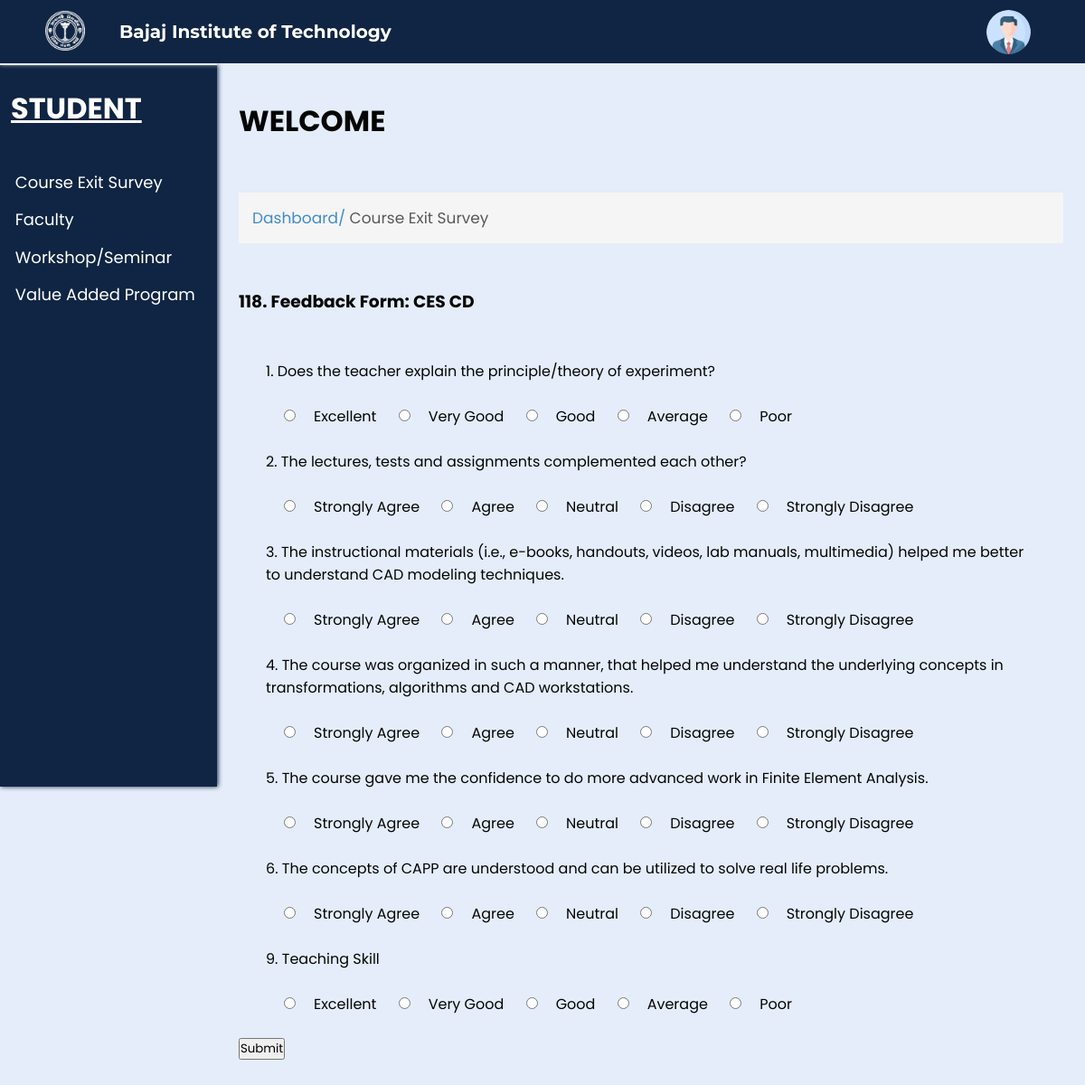
The page /feedback.php?id=118 (signed in) on the database its author committed.
### tables this page shows
CREATE TABLE `feedbacks` (
  `feedback_id` int(100) NOT NULL,
  `feedback_type` text NOT NULL,
  `author` text NOT NULL,
  `subject` text NOT NULL,
  `status` text NOT NULL,
  `dept` varchar(10) NOT NULL,
  `year` varchar(3) NOT NULL,
  `sem` varchar(4) NOT NULL,
  `section` varchar(1) NOT NULL
);

CREATE TABLE `feedback` (
  `id` int(10) NOT NULL,
  `feedback_id` int(11) NOT NULL,
  `question_id` int(11) NOT NULL
);

CREATE TABLE `questions` (
  `questionid` int(100) NOT NULL,
  `question` text NOT NULL,
  `questiontype` text NOT NULL,
  `option1` text NOT NULL,
  `mark1` int(10) DEFAULT 10,
  `option2` text NOT NULL,
  `mark2` int(10) NOT NULL DEFAULT 8,
  `option3` text NOT NULL,
  `mark3` int(10) NOT NULL DEFAULT 5,
  `option4` text NOT NULL,
  `mark4` int(10) NOT NULL DEFAULT 3,
  `option5` text NOT NULL,
  `mark5` int(10) NOT NULL DEFAULT 1
);

### feedback.php (the view, shortened to what this page needs)
<?php
include('connect.php');
$id = $_GET['id'];
$sql = "SELECT * FROM feedbacks WHERE feedback_id = '$id'";
$result = mysqli_query($conn, $sql);
$row = mysqli_fetch_assoc($result);
$type = $row['feedback_type'];
$subject = $row['subject'];
$query = "SELECT question_id FROM feedback WHERE feedback_id = '$id'";
$result1 = mysqli_query($conn, $query);
?>
<html lang="en">
<head>
    <link rel="stylesheet" href="css/ces.css?v=<?php echo time(); ?>">
    <link rel="stylesheet" href="css/common.css?v=<?php echo time(); ?>">
</head>
<body>
    <div class="nav">
        <div class="img">
            <img id="img" src="images/bitlogo_transparent.png" alt="BIT Logo">
        </div>
        <h2 id="heading">Bajaj Institute of Technology</h2>
        <div class="links" id="links">
            <div class="account_div">
                <img class="account_img" src="images/user.png" alt="User" width="7%" style="border-radius: 50%;">
            </div>
        </div>
    </div>
    <div class="spaces"></div>
    <div class="full">
        <div class="left">
            <h1>STUDENT</h1>
            <ul>
                <li><a href="CES.php">Course Exit Survey</a></li>
                <li><a href="#">Faculty</a></li>
                <li><a href="#">Workshop/Seminar</a></li>
                <li><a href="#">Value Added Program</a></li>
            </ul>
        </div>
        <div class="right">
            <h1>WELCOME</h1>
            <br>
            <p class="s1">Dashboard/ <span class="head">Course Exit Survey</span></p>
            <br>
            <br>
            <form action="give_feedback.php?id=<?php echo $id;?>" method="POST" class="ces">
                <h3><?php echo $id, ". Feedback Form: ", $type, " ", $subject;?></h3><br /><br />
                <div class="questions">
                <?php
                $i = 0;
                while ($row1 = mysqli_fetch_assoc($result1)) {
                    $question_id = $row1['question_id'];
                    $query2 = "SELECT * FROM questions WHERE questionid = '$question_id'";
                    $result2 = mysqli_query($conn, $query2);
                    $row2 = mysqli_fetch_assoc($result2);
                ?>
                    <?php echo $row2['questionid'] % 10, "."; ?>
                    <?php echo $row2['question']; ?><br><br>
                    <input type="radio" name="<?php echo 'option', $i ?>" value="<?php echo $row2['option1']; ?>"><?php echo $row2['option1']; ?>
                    <input type="radio" name="<?php echo 'option', $i ?>" value="<?php echo $row2['option2']; ?>"><?php echo $row2['option2']; ?>
                    <input type="radio" name="<?php echo 'option', $i ?>" value="<?php echo $row2['option3']; ?>"><?php echo $row2['option3']; ?>
                    <input type="radio" name="<?php echo 'option', $i ?>" value="<?php echo $row2['option4']; ?>"><?php echo $row2['option4']; ?>
                    <input type="radio" name="<?php echo 'option', $i ?>" value="<?php echo $row2['option5']; ?>"><?php echo $row2['option5']; ?>
                    <br><br>
                <?php
                    $i++;
                }
                ?>
                </div>
                <button type="submit" name="submit1">Submit</button>
            </form>
        </div>
    </div>
</body>
</html>

### css/CES.css (style rules this page uses)
.ces { background-color: #E4EDF9; }
.questions { margin: 0 30px; }
.ces input { margin: 0px 20px; }
h1 { top: 0; padding-bottom: 20px; }
.head { color: rgb(89, 89, 89); }

### css/common.css (style rules this page uses)
* { margin: 0; padding: 0; box-sizing: border-box; font-family: 'Poppins', sans-serif; }
body { background-color: #E4EDF9; }
.nav { background-color: #102543; position: fixed; width: 100%; z-index: 100; height: 70px; box-shadow: 0px 1px 5px #E4EDF9; transition: 0.5s; }
.nav .img { transition: 0.5s; margin-left: 2%; padding: 1%; text-align: center; height: 100%; float: left; width: 8%; }
#img { height: 95%; transition: 0.5s; }
.nav .img img { height: 100%; width: auto; }
.links img { width: auto; height: 70%; cursor: pointer; }
.nav h2 { transition: 0.5s; color: white; display: flex; height: 70px; font-size: 20px; float: left; width: 30%; align-items: center; padding: 1%; font-family: 'Montserrat', sans-serif; }
.nav .links { margin-right: 5%; transition: 0.5s; display: flex; height: 70px; float: left; width: 55%; align-items: center; justify-content: right; gap: 4%; font-family: 'Montserrat', sans-serif; }
.spaces { height: 70px; }
.full { width: 100%; max-width: 100%; min-height: 100%; margin: 0px; }
.left { height: 100vh; width: 20vw; background-color: #102543; color: white; border-top: 2px solid #E4EDF9; box-shadow: 1px 0px 5px #102543; position: fixed; }
.left h1 { margin: 10% 5%; text-decoration: underline; }
.right { width: 100%; padding: 5vh 2vw; padding-left: 22vw; color: rgb(5, 5, 5); }
.left ul { list-style-type: none; margin: 10% 7%; }
.left li { cursor: pointer; font-size: 18px; margin-top: 7%; transition: 0.5s; }
.left li a { text-decoration: none; color: white; }
.right>p { margin-top: 10px; font-size: 17px; padding: 15px; background-color: #F5F5F5; color: #428BCA; }
.right>p span { color: rgb(89, 89, 89); }
.account_div { text-align: center; }

### rows shown on the page
feedbacks: feedback_type "CES", subject "CD"
feedback: $row2['questionid']%10 "1", question.question "Does the teacher explain the principle/theory of experiment?", question.option1 "Excellent", question.option2 "Very Good", question.option3 "Good", question.option4 "Average", question.option5 "Poor"
feedback: $row2['questionid']%10 "2", question.question "The lectures, tests and assignments complemented each other?", question.option1 "Strongly Agree", question.option2 "Agree", question.option3 "Neutral", question.option4 "Disagree", question.option5 "Strongly Disagree"
feedback: $row2['questionid']%10 "3", question.question "The instructional materials (i.e., e-books, handouts, videos, lab manuals, multimedia) helped me better to understand CAD modeling techniques.", question.option1 "Strongly Agree", question.option2 "Agree", question.option3 "Neutral", question.option4 "Disagree", question.option5 "Strongly Disagree"
feedback: $row2['questionid']%10 "4", question.question "The course was organized in such a manner, that helped me understand the underlying concepts in transformations, algorithms and CAD workstations.", question.option1 "Strongly Agree", question.option2 "Agree", question.option3 "Neutral", question.option4 "Disagree", question.option5 "Strongly Disagree"
feedback: $row2['questionid']%10 "5", question.question "The course gave me the confidence to do more advanced work in Finite Element Analysis.", question.option1 "Strongly Agree", question.option2 "Agree", question.option3 "Neutral", question.option4 "Disagree", question.option5 "Strongly Disagree"
feedback: $row2['questionid']%10 "6", question.question "The concepts of CAPP are understood and can be utilized to solve real life problems.", question.option1 "Strongly Agree", question.option2 "Agree", question.option3 "Neutral", question.option4 "Disagree", question.option5 "Strongly Disagree"
feedback: $row2['questionid']%10 "9", question.question "Teaching Skill", question.option1 "Excellent", question.option2 "Very Good", question.option3 "Good", question.option4 "Average", question.option5 "Poor"

### other values the page prints
$id "118"
